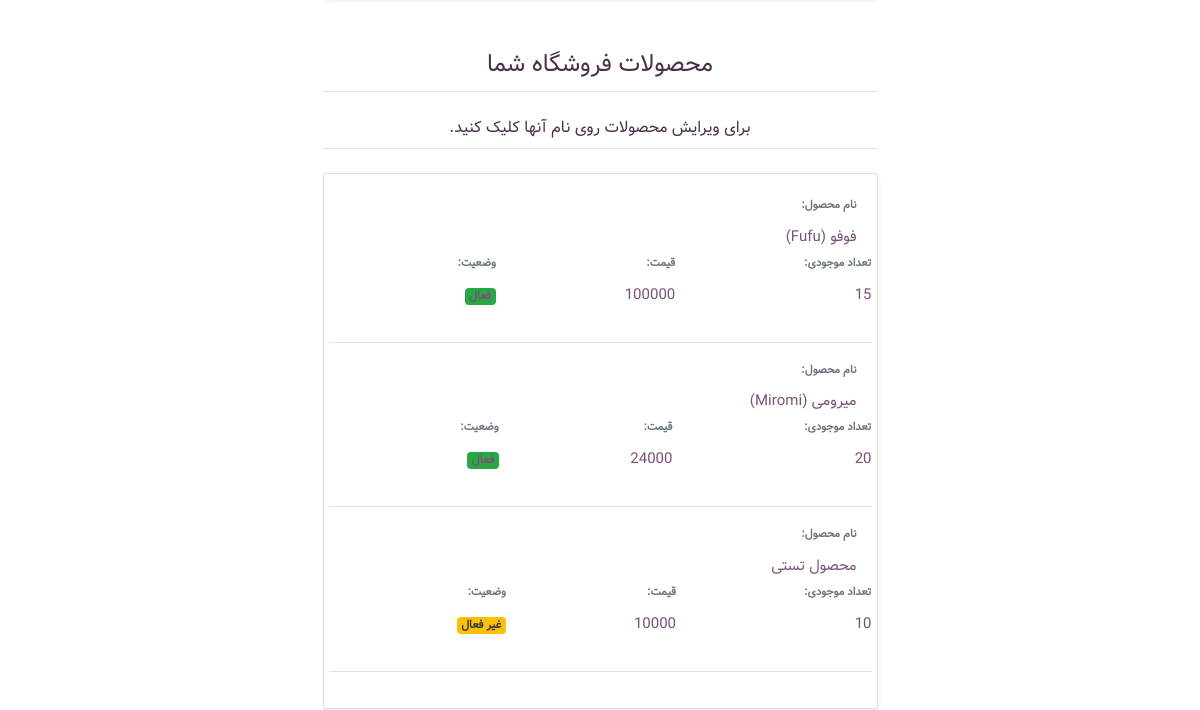
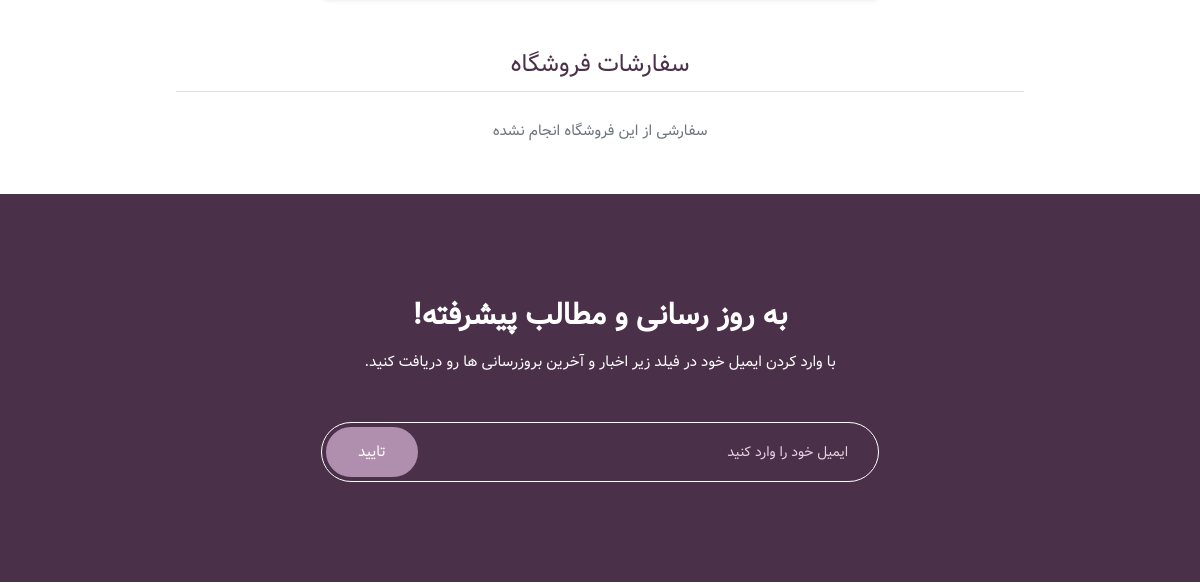
/store/detail/ (signed in, middle part), run on an earlier commit of the app's database (2 pictures, top to bottom).
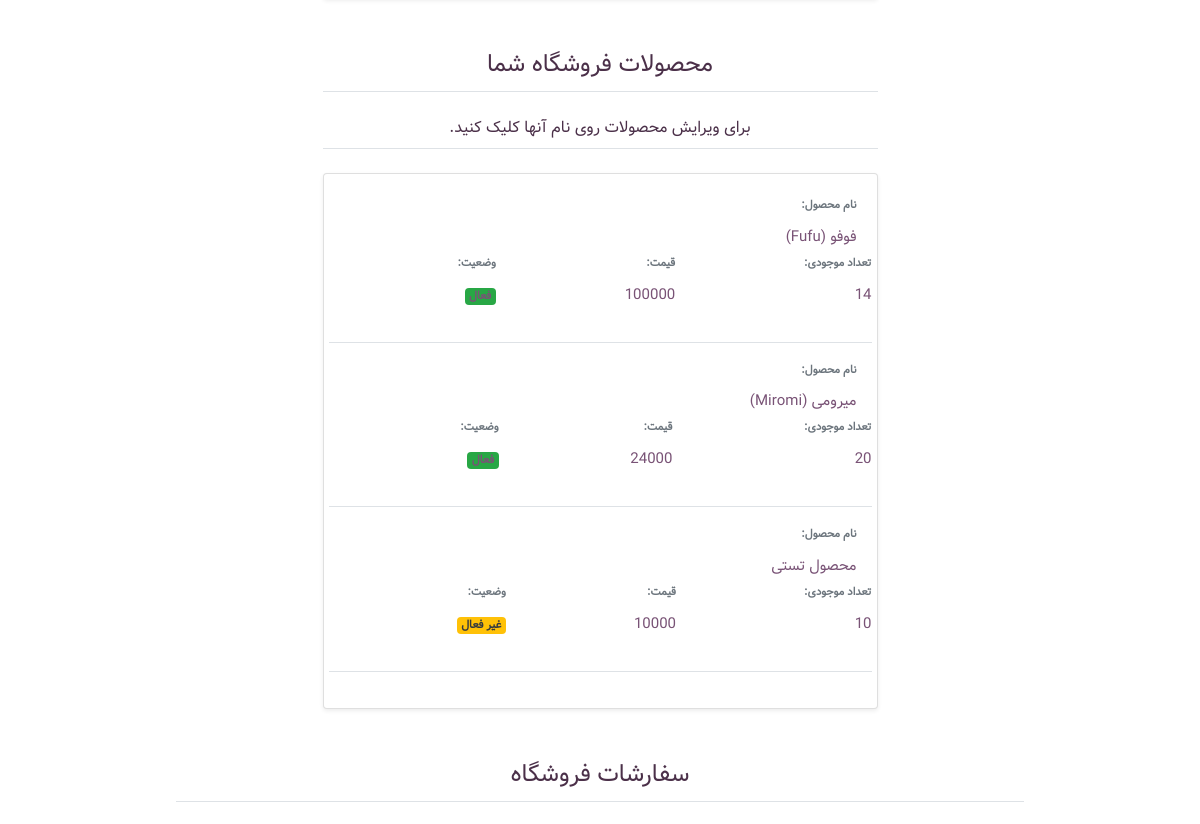
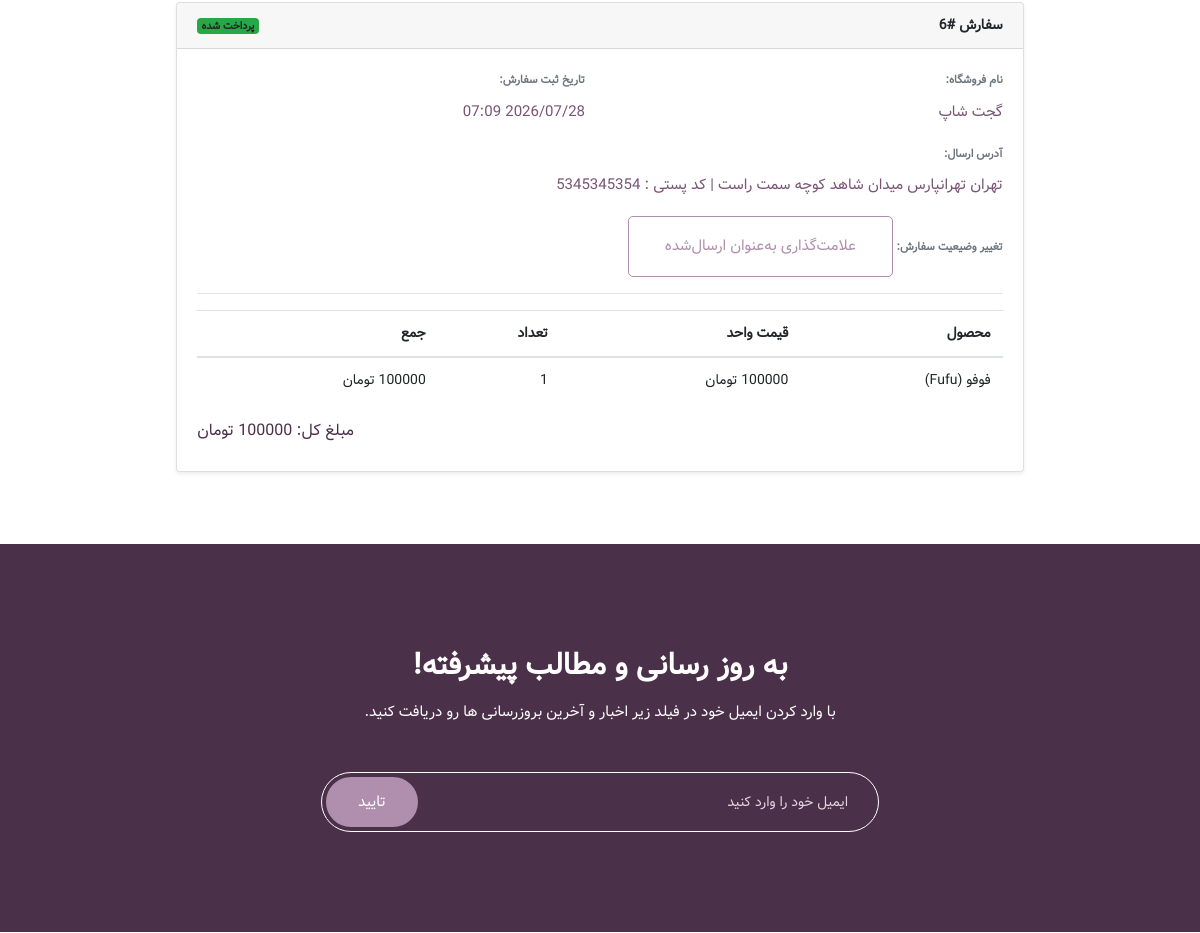
And on a later commit of the database (2 pictures, top to bottom).
### product/models.py (models this page shows, shortened)
class Product(SluggedModel):
    store = models.ForeignKey(
        "store.Store",
        on_delete=models.CASCADE,
        related_name='products',
        verbose_name='فروشگاه'
    )
    category = models.ForeignKey(
        "Category",
        related_name='products',
        on_delete=models.PROTECT
    )
    name = models.CharField(
        verbose_name='نام محصول',
        max_length=255
    )
    description = models.TextField(
        verbose_name='توضیحات'
    )
    price = models.PositiveIntegerField(
        verbose_name='قیمت'
    )
    stock = models.PositiveIntegerField(
        verbose_name='موجودی انبار'
    )
    is_active = models.BooleanField(
        verbose_name='وضعیت',
        default=True
    )
    class Meta:
        verbose_name = 'محصول'
        verbose_name_plural = 'محصولات'
        ordering = ['store']

### order/models.py (models this page shows, shortened)
class Order(TimeStampedModel):
    class Status(models.TextChoices):
        PENDING = 'pending', 'در انتظار پرداخت'
        PAID = 'paid', 'پرداخت شده'
        SHIPPED = 'shipped', 'ارسال شده'
        DELIVERED = 'delivered', 'تحویل داده شده'
    user = models.ForeignKey(
        settings.AUTH_USER_MODEL,
        on_delete=models.PROTECT,
        related_name='orders',
        verbose_name='کاربر'
    )
    store = models.ForeignKey(
        'store.Store',
        on_delete=models.PROTECT,
        related_name='orders',
        verbose_name='فروشگاه'
    )
    status = models.CharField(
        max_length=10,
        choices=Status.choices,
        default=Status.PENDING,
        verbose_name='وضعیت'
    )
    shipping_address = models.TextField(verbose_name='آدرس ارسال')
    class Meta:
        verbose_name = 'سفارش'
        verbose_name_plural = 'سفارش ها'
    @property
    def total_price(self):
        return sum(item.total_price for item in self.items.all())

class OrderItem(TimeStampedModel):
    order = models.ForeignKey(
        'Order',
        on_delete=models.CASCADE,
        related_name='items',
        verbose_name='سفارش ها'
    )
    product = models.ForeignKey(
        'product.Product',
        on_delete=models.PROTECT,
        related_name='order_items',
        verbose_name='محصول'
    )
    product_name = models.CharField(
        max_length=255,
        verbose_name='نام محصول'
    )
    price = models.PositiveIntegerField(
        verbose_name='قیمت محصول'
    )
    quantity = models.PositiveIntegerField(
        verbose_name='تعداد'
    )
    @property
    def total_price(self):
        return self.price * self.quantity

### store/models.py (models this page shows, shortened)
class Store(SluggedModel):
    owner = models.OneToOneField(
        settings.AUTH_USER_MODEL,
        on_delete=models.CASCADE,
        related_name='store',
        verbose_name='مالک فروشگاه'
    )
    store_name = models.CharField(
        verbose_name='اسم فروشگاه',
        max_length=255,
    )
    store_logo = models.ImageField(
        verbose_name='لوگوی فروشگاه',
        upload_to='store_logo/%Y/%m/%d/',
        validators=[validate_file_size],
        blank=True,
        null=True
    )
    store_phone = models.CharField(
        verbose_name='شماره تماس فروشگاه',
        max_length=20,
        unique=True
    )
    is_active = models.BooleanField(
        verbose_name='فعال بودن فروشگاه',
        default=False
    )
    class Meta:
        verbose_name = 'فروشگاه'
        verbose_name_plural = 'فروشگاه ها'
        ordering = ['-created_at']

### store/views.py (the view)
# urls.py: path('detail/', views.store_detail, name='detail'),
@login_required
@store_required()
def store_detail(request):
    return render(request, 'store/store_detail.html')

### store/templates/store/store_detail.html (shortened to what the changed rows need)
{% extends 'base.html' %}
{% load static %}
{% block content %}
    {% if user.is_authenticated %}
    <div class="container my-5">
        <div class="row justify-content-center">
            <div class="col-12 col-md-8 col-lg-6">
                <div class="card shadow-sm">
                    <div class="card-body">
                        {% if user.store.products.exists %}
                            {% for product in user.store.products.all %}
                            <div class="row mb-3 border-bottom pb-3">
                                <div class="col-12">
                                    <label class="font-weight-bold text-muted small">نام محصول:</label>
                                    <a href="{% url 'product:product_update' pk=product.id %}"><p class="mb-0">{{ product.name }}</p></a>
                                </div>
                                <div class="row mb-3">
                                    <div class="col-12">
                                        <label class="font-weight-bold text-muted small">تعداد موجودی:</label>
                                        <p class="mb-0">{{ product.stock }} </p>
                                    </div>
                                </div>
                                <div class="row mb-3">
                                    <div class="col-12">
                                        <label class="font-weight-bold text-muted small">قیمت:</label>
                                        <p class="mb-0">{{ product.price }}</p>
                                    </div>
                                </div>
                                <div class="row mb-3">
                                    <div class="col-12">
                                        <label class="font-weight-bold text-muted small">وضعیت:</label>
                                        <p class="mb-0">
                                            {% if product.is_active %}
                                                <span class="badge bg-success">فعال</span>
                                            {% else %}
                                                <span class="badge bg-warning text-dark">غیر فعال</span>
                                            {% endif %}
                                        </p>
                                    </div>
                                </div>
                            </div>
                            {% empty %}
                            <p class="text-center text-muted">شما هنوز محصولی ثبت نکرده اید.</p>
                            {% endfor %}
                        {% else %}
                            <p class="text-center text-muted">شما هنوز محصولی ثبت نکرده اید.</p>
                        {% endif %}
                    </div>
                </div>
            </div>
        </div>
    </div>
    {% endif %}
    <div class="container my-5">
        <div class="row justify-content-center">
            <div class="col-12 col-lg-9">
                <h3 class="mb-4 text-center border-bottom pb-2">سفارشات فروشگاه</h3>
                {% if user.store.orders.exists %}
                    {% for order in user.store.orders.all %}
                    <div class="card shadow-sm mb-4">
                        <div class="card-header d-flex justify-content-between align-items-center">
                            <span class="font-weight-bold">سفارش #{{ order.id }}</span>
                            <span>
                                {% if order.status == 'paid' %}
                                    <span class="badge bg-success">پرداخت شده</span>
                                {% elif order.status == 'shipped' %}
                                    <span class="badge bg-info">ارسال شده</span>
                                {% elif order.status == 'delivered' %}
                                    <span class="badge bg-primary">تحویل داده شده</span>
                                {% else %}
                                    <span class="badge bg-warning text-dark">در انتظار پرداخت</span>
                                {% endif %}
                            </span>
                        </div>
                        <div class="card-body">
                            <div class="row mb-3">
                                <div class="col-12 col-md-6">
                                    <label class="font-weight-bold text-muted small">نام فروشگاه:</label>
                                    <p class="mb-0">{{ order.store.store_name }}</p>
                                </div>
                                <div class="col-12 col-md-6">
                                    <label class="font-weight-bold text-muted small">تاریخ ثبت سفارش:</label>
                                    <p class="mb-0">{{ order.created_at|date:"Y/m/d H:i" }}</p>
                                </div>
                            </div>
                            <div class="row mb-3">
                                <div class="col-12">
                                    <label class="font-weight-bold text-muted small">آدرس ارسال:</label>
                                    <p class="mb-0">{{ order.shipping_address }}</p>
                                </div>
                            </div>
                            <div class="row mb-3">
                                <div class="col-12">
                                    <label class="font-weight-bold text-muted small">تغییر وضیعیت سفارش:</label>
                                    {% if order.status == 'paid' %}
                                        <form action="{% url 'order:update_status' order.id %}" method="post" class="d-inline">
                                            <button type="submit" class="btn_3">علامت‌گذاری به‌عنوان ارسال‌شده</button>
                                        </form>
                                    {% elif order.status == 'shipped' %}
                                        <form action="{% url 'order:update_status' order.id %}" method="post" class="d-inline">
                                            {% csrf_token %}
                                            <input type="hidden" name="status" value="delivered">
                                            <button type="submit" class="btn_3">علامت‌گذاری به‌عنوان تحویل‌شده</button>
                                        </form>
                                    {% endif %}
                                </div>
                            </div>
                            <hr>
                            <div class="table-responsive">
                                <table class="table">
                                    <thead>
                                        <tr>
                                            <th>محصول</th>
                                            <th>قیمت واحد</th>
                                            <th>تعداد</th>
                                            <th>جمع</th>
                                        </tr>
                                    </thead>
                                    <tbody>
                                        {% for item in order.items.all %}
                                        <tr>
                                            <td>{{ item.product_name }}</td>
                                            <td>{{ item.price|floatformat:0 }} تومان</td>
                                            <td>{{ item.quantity }}</td>
                                            <td>{{ item.total_price|floatformat:0 }} تومان</td>
                                        </tr>
                                        {% endfor %}
                                    </tbody>
                                </table>
                            </div>
                            <div class="text-left">
                                <h5>مبلغ کل: {{ order.total_price|floatformat:0 }} تومان</h5>
                            </div>
                        </div>
                    </div>
                    {% endfor %}
                {% else %}
                    <p class="text-center text-muted">سفارشی از این فروشگاه انجام نشده</p>
                {% endif %}
            </div>
        </div>
    </div>
{% endblock content %}

What changed in the data, as far as the page shows it:
changed Product "فوفو (Fufu)": stock "15" → "14"
added Order: id "6", status "پرداخت شده", store.store_name "گجت شاپ", created_at "2026/07/28 07:09", shipping_address "تهران تهرانپارس میدان شاهد کوچه سمت راست | کد پستی : 5345345354"
added OrderItem: product_name "فوفو (Fufu)", quantity "1"
Also different on the page:
text no longer shown: "سفارشی از این فروشگاه انجام نشده"
